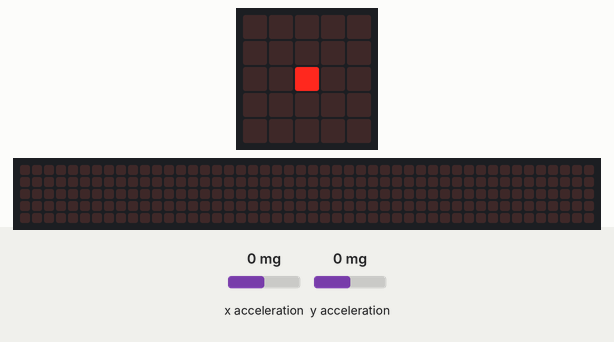
A program run on a simulated BBC micro:bit (MakeCode). Parts: the board's 5×5 LED display, a strip that is not on the board, showing the scrolling text unrolled. Inputs (shaded band) come from the test bench; at power-on: x acceleration 0 mg, y acceleration 0 mg. The 48×5 strip is a reading aid, not a part: it shows the text the display is scrolling, unrolled, one strip-width of it at a time. At 17.1 s the program stops and its outputs stay as they are.

Above: at 5.0 s.
5.1 s: x acceleration set to -188 mg
6.6 s: x acceleration set to -222 mg
At 11.7 s:
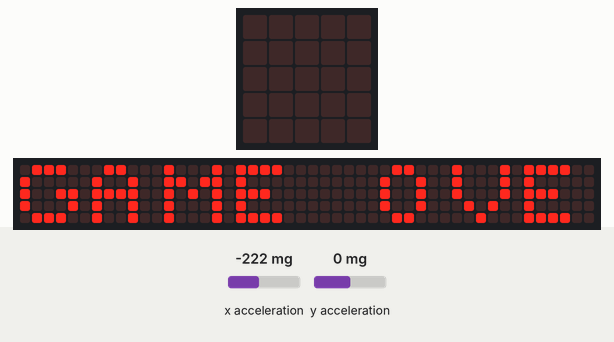
At 17.7 s:
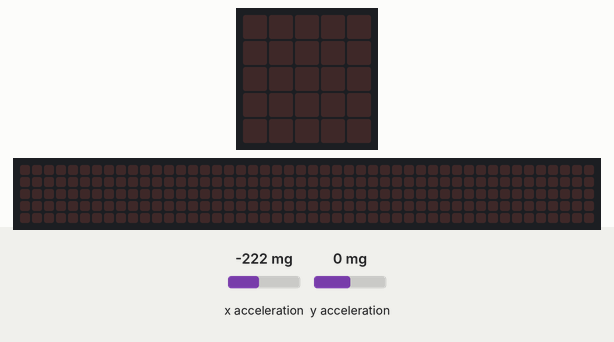
Timing chart, 0 to 18.6 s (numbered marks = the images above; inputs shaded):
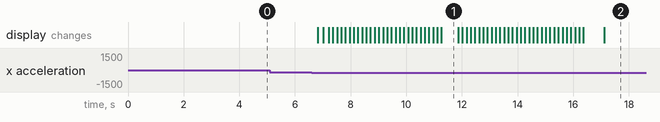

Measured:
- the behaviour switches between -200 and -201 mg on x acceleration (found by bisection; images 0 and 1)
- after the input at 5.1 s, every drawn part: stays the same
- after the input at 6.6 s, the display: first changes after 0.21 s (image 1 shows a later state)
- what the display in image 1 shows lasts 0.6 s, from 11.3 s to 11.9 s

The program:

main.ts
```typescript
let acc_y = 0
let acc_x = 0
let x = 2
let y = 2
let game2 = true
let time = 0
while (game2 && time < 100) {
    led.plot(x, y)
    acc_x = input.acceleration(Dimension.X)
    acc_y = input.acceleration(Dimension.Y)
    if (acc_x < -200) {
        if (x > 0) {
            x += -1
        } else {
            game2 = false
        }
    }
    if (acc_x > 200) {
        if (x < 4) {
            x += 1
        } else {
            game2 = false
        }
    }
    if (acc_y > 200) {
        if (y < 4) {
            y += 1
        } else {
            game2 = false
        }
    }
    if (acc_y < -200) {
        if (y > 0) {
            y += -1
        } else {
            game2 = false
        }
    }
    basic.pause(200)
    basic.clearScreen()
    time += 1
}
if (game2) {
    basic.showString("WINNER!")
} else {
    basic.showString("GAME OVER!")
}
```

test.ts
```typescript
// тестовете отиват тук; това няма да се компилира, когато този пакет се използва като разширение.
```
